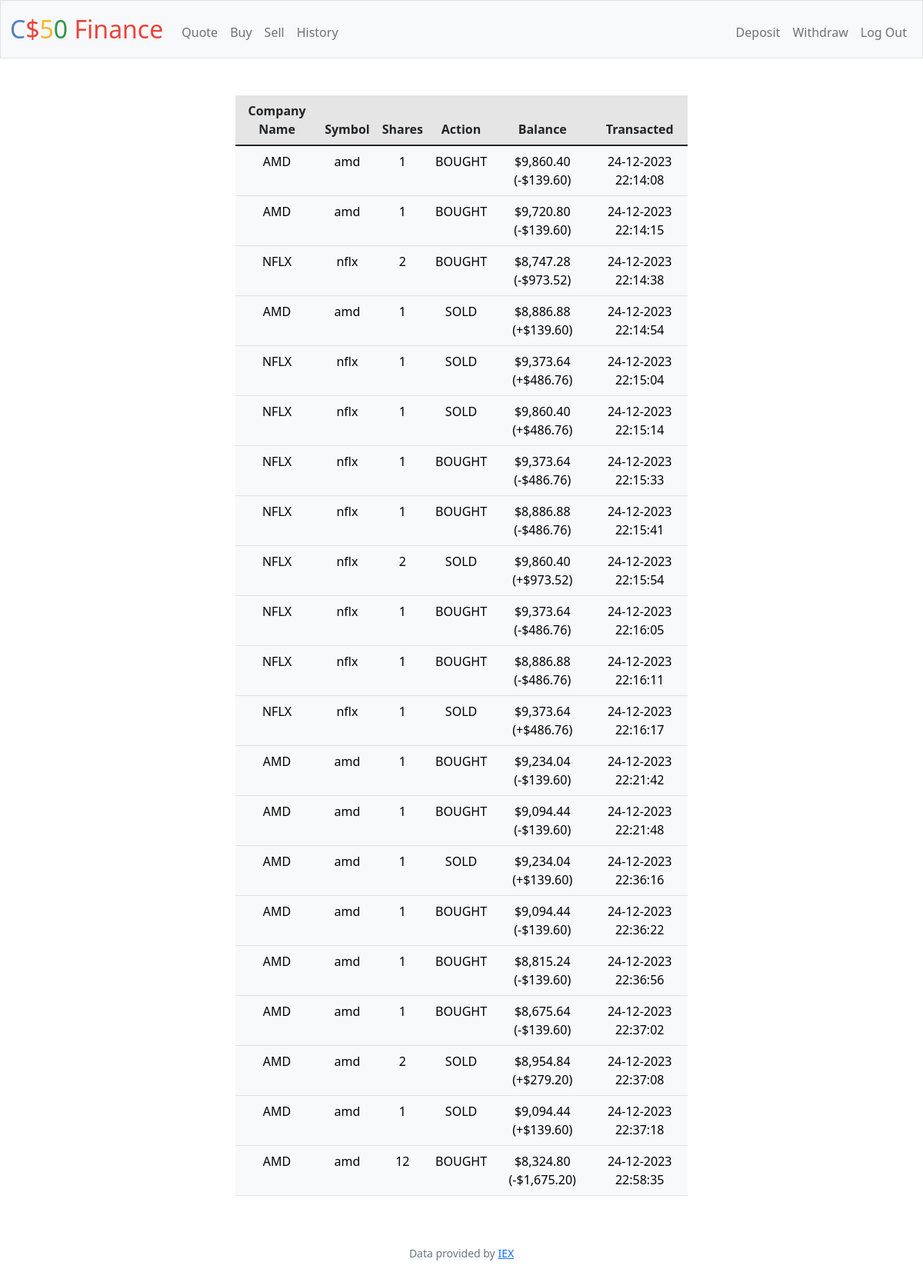
The app's page /history (signed in) with its own data.
### tables this page shows
CREATE TABLE 'history' ('id' INTEGER PRIMARY KEY AUTOINCREMENT NOT NULL, 'user_id' INTEGER, 'name' TEXT, 'symbol' TEXT, 'shares' INTEGER, 'action' TEXT, 'balance' TEXT, 'date' DATETIME DEFAULT CURRENT_DATE);

### src/stock/route.py (the view)
@stock_blueprint.route("/history")
@login_required
def history():
    user_id = session["user_id"]
    history = db.execute("SELECT * FROM history WHERE user_id = ?", user_id)
    return render_template("history.html", history=history)

### src/helpers.py (called while the page is built)
def login_required(f):
    @wraps(f)
    def decorated_function(*args, **kwargs):
        if session.get("user_id") is None:
            return redirect(location="/login")
        return f(*args, **kwargs)
    return decorated_function

### src/templates/history.html (shortened to what this page needs)
{% extends "layout.html" %}
{% block main %}
<div class="table-responsive-md">
    <table class="table mx-auto w-50">
        <thead>
            <tr class="table-active">
                <th scope="col">Company Name</th>
                <th scope="col">Symbol</th>
                <th scope="col">Shares</th>
                <th scope="col">Action</th>
                <th scope="col">Balance</th>
                <th scope="col">Transacted</th>
            </tr>
        </thead>
        <tbody>
            {% for stock in history %}
            <tr class="table-light">
                <td>{{ stock["name"] }}</td>
                <td>{{ stock["symbol"] }}</td>
                <td>{{ stock["shares"] }}</td>
                <td>{{ stock["action"] }}</td>
                <td>{{ stock["balance"] }}</td>
                <td>{{ stock["date"] }}</td>
            </tr>
            {% endfor %}
        </tbody>
    </table>
</div>
{% endblock %}

### records on screen
history: name "AMD", symbol "amd", shares "1", action "BOUGHT", balance "$9,860.40 (-$139.60)", date "24-12-2023 22:14:08"
history: name "AMD", symbol "amd", shares "1", action "BOUGHT", balance "$9,720.80 (-$139.60)", date "24-12-2023 22:14:15"
history: name "NFLX", symbol "nflx", shares "2", action "BOUGHT", balance "$8,747.28 (-$973.52)", date "24-12-2023 22:14:38"
history: name "AMD", symbol "amd", shares "1", action "SOLD", balance "$8,886.88 (+$139.60)", date "24-12-2023 22:14:54"
history: name "NFLX", symbol "nflx", shares "1", action "SOLD", balance "$9,373.64 (+$486.76)", date "24-12-2023 22:15:04"
history: name "NFLX", symbol "nflx", shares "1", action "SOLD", balance "$9,860.40 (+$486.76)", date "24-12-2023 22:15:14"
history: name "NFLX", symbol "nflx", shares "1", action "BOUGHT", balance "$9,373.64 (-$486.76)", date "24-12-2023 22:15:33"
history: name "NFLX", symbol "nflx", shares "1", action "BOUGHT", balance "$8,886.88 (-$486.76)", date "24-12-2023 22:15:41"
history: name "NFLX", symbol "nflx", shares "2", action "SOLD", balance "$9,860.40 (+$973.52)", date "24-12-2023 22:15:54"
history: name "NFLX", symbol "nflx", shares "1", action "BOUGHT", balance "$9,373.64 (-$486.76)", date "24-12-2023 22:16:05"
history: name "NFLX", symbol "nflx", shares "1", action "BOUGHT", balance "$8,886.88 (-$486.76)", date "24-12-2023 22:16:11"
history: name "NFLX", symbol "nflx", shares "1", action "SOLD", balance "$9,373.64 (+$486.76)", date "24-12-2023 22:16:17"
history: name "AMD", symbol "amd", shares "1", action "BOUGHT", balance "$9,234.04 (-$139.60)", date "24-12-2023 22:21:42"
history: name "AMD", symbol "amd", shares "1", action "BOUGHT", balance "$9,094.44 (-$139.60)", date "24-12-2023 22:21:48"
history: name "AMD", symbol "amd", shares "1", action "SOLD", balance "$9,234.04 (+$139.60)", date "24-12-2023 22:36:16"
history: name "AMD", symbol "amd", shares "1", action "BOUGHT", balance "$9,094.44 (-$139.60)", date "24-12-2023 22:36:22"
history: name "AMD", symbol "amd", shares "1", action "BOUGHT", balance "$8,815.24 (-$139.60)", date "24-12-2023 22:36:56"
history: name "AMD", symbol "amd", shares "1", action "BOUGHT", balance "$8,675.64 (-$139.60)", date "24-12-2023 22:37:02"
history: name "AMD", symbol "amd", shares "2", action "SOLD", balance "$8,954.84 (+$279.20)", date "24-12-2023 22:37:08"
history: name "AMD", symbol "amd", shares "1", action "SOLD", balance "$9,094.44 (+$139.60)", date "24-12-2023 22:37:18"
history: name "AMD", symbol "amd", shares "12", action "BOUGHT", balance "$8,324.80 (-$1,675.20)", date "24-12-2023 22:58:35"
